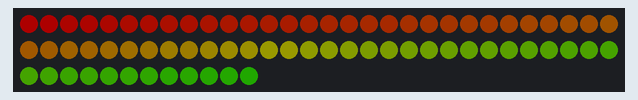
Recording of a program running on a simulated ESP32 board running MicroPython. Shown: 72 RGB LEDs in strip order, left to right, continuing on the next row. Dim RGB values are drawn brighter than linear.

Above: at 0.01 s.
At 1.71 s:
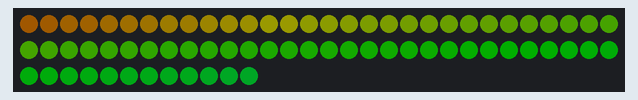
At 3.3 s:
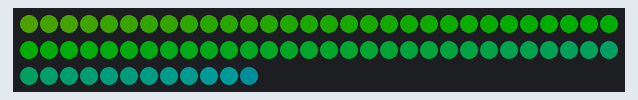
At 6.71 s:
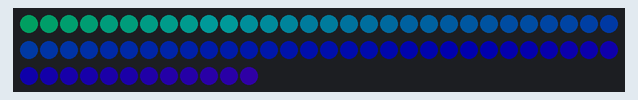
At 10.12 s:
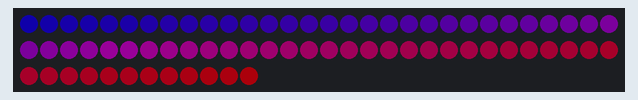
At 13.52 s:
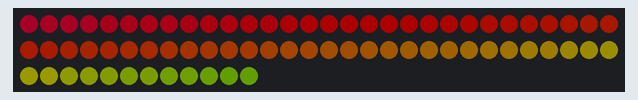

The program:

main.py
```python
import machine, neopixel, os, time

if "AtomS3" in os.uname().machine:
    # Atom S3 Lite
    PIN_LED = machine.Pin(6)
    PIN_BTN = machine.Pin(41)
    PIN_SCL = machine.Pin(39)
    PIN_SDA = machine.Pin(38)
else:
    # Atom Lite
    PIN_LED = machine.Pin(19)
    PIN_BTN = machine.Pin(39)
    PIN_SCL = machine.Pin(21)
    PIN_SDA = machine.Pin(25)

num_leds = 72
btn = machine.Pin(PIN_BTN, machine.Pin.IN, machine.Pin.PULL_UP)
np = neopixel.NeoPixel(PIN_LED, num_leds)

def wheel(pos):
    """Generate RGB values from a color wheel position (0-255)."""
    if pos < 0 or pos > 255:
        return (0, 0, 0)
    if pos < 85:
        return (255 - pos * 3, pos * 3, 0)
    elif pos < 170:
        pos -= 85
        return (0, 255 - pos * 3, pos * 3)
    else:
        pos -= 170
        return (pos * 3, 0, 255 - pos * 3)

offset = 0
while btn.value():
    for i in range(num_leds):
        # Get next color from color wheel
        color = wheel((i + offset) % 256)
        # Reduce brightness to 20%
        np[i] = tuple([c // 5 for c in color])
    np.write()
    offset = (offset + 1) % 256
    time.sleep_ms(50)
```

Measured:
- by itself, everything shown: repeats every 14.5 s, in 256 steps
